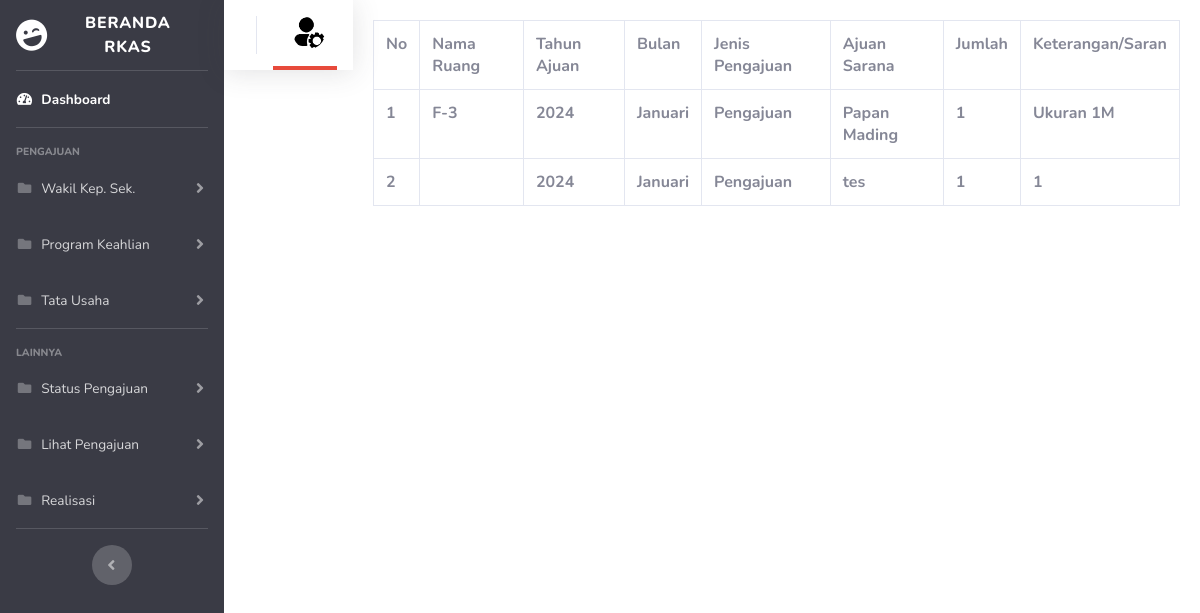
Screenshot of /rkas/saranaadmin.php with the database file from the repository.
### tables this page shows
CREATE TABLE `tb_sarana` (
  `id_sarana` int(11) NOT NULL,
  `sumber_dana` varchar(50) NOT NULL,
  `tahun_ajuan` int(4) NOT NULL,
  `bulan` varchar(50) NOT NULL,
  `nama_ruang` varchar(100) NOT NULL,
  `jenis_sarana` varchar(100) NOT NULL,
  `ajuan_sarana` varchar(100) NOT NULL,
  `jumlah` int(11) NOT NULL,
  `harga` int(11) NOT NULL,
  `subtotal` int(11) NOT NULL,
  `foto` varchar(50) NOT NULL,
  `keterangan_saran` varchar(50) NOT NULL,
  `status` varchar(50) NOT NULL
);

### rkas/saranaadmin.php (the view, shortened to what this page needs)
<?php
include "koneksi.php";
$id = $_GET['id'];
$sql = mysqli_query($conn, "SELECT * FROM tb_sarana");
?>
<head>
    <link href="vendor/fontawesome-free/css/all.min.css" rel="stylesheet" type="text/css">
    <link href="css/sb-admin-2.css" rel="stylesheet">
</head>
<body id="page-top">
        <div id="wrapper">
<ul class="navbar-nav bg-gray-900 sidebar sidebar-dark accordion" id="accordionSidebar">
    <a class="sidebar-brand d-flex align-items-center justify-content-center" href="admin.php?id=<?= $id ?>">
        <div class="sidebar-brand-icon rotate-n-15">
            <i class="fas fa-laugh-wink"></i>
        </div>
        <div class="sidebar-brand-text mx-3">Beranda RKAS </div>
    </a>
    <hr class="sidebar-divider my-0">
    <li class="nav-item active">
        <a class="nav-link" href="admin.php?id=<?= $id ?>">
            <i class="fas fa-fw fa-tachometer-alt"></i>
            <span>Dashboard</span></a>
    </li>
    <hr class="sidebar-divider">
    <div class="sidebar-heading">
        PENGAJUAN
    </div>
    <li class="nav-item">
        <a class="nav-link collapsed" href="#" data-toggle="collapse" data-target="#collapseTwo"
            aria-expanded="true" aria-controls="collapseTwo">
            <i class="fas fa-fw fa-folder"></i>
            <span>Wakil Kep. Sek.</span>
        </a>
    </li>
    <li class="nav-item">
        <a class="nav-link collapsed" href="#" data-toggle="collapse" data-target="#collapseUtilities"
            aria-expanded="true" aria-controls="collapseUtilities">
            <i class="fas fa-fw fa-folder"></i>
            <span>Program Keahlian</span>
        </a>
    </li>
    <li class="nav-item">
        <a class="nav-link collapsed" href="#" data-toggle="collapse" data-target="#TU"
            aria-expanded="true" aria-controls="collapseUtilities">
            <i class="fas fa-fw fa-folder"></i>
            <span>Tata Usaha</span>
        </a>
    </li>
    <hr class="sidebar-divider">
    <div class="sidebar-heading">
        Lainnya
    </div>
    <li class="nav-item">
        <a class="nav-link collapsed" href="#" data-toggle="collapse" data-target="#status"
            aria-expanded="true" aria-controls="collapsePages">
            <i class="fas fa-fw fa-folder"></i>
            <span>Status Pengajuan</span>
        </a>
    </li>
    <li class="nav-item">
        <a class="nav-link collapsed" href="#" data-toggle="collapse" data-target="#lihat"
            aria-expanded="true" aria-controls="collapsePages">
            <i class="fas fa-fw fa-folder"></i>
            <span>Lihat Pengajuan</span>
        </a>
    </li>
    <li class="nav-item">
                <a class="nav-link collapsed" href="#" data-toggle="collapse" data-target="#realisasi"
                    aria-expanded="true" aria-controls="collapsePages">
                    <i class="fas fa-fw fa-folder"></i>
                    <span>Realisasi</span>
                </a>
            </li>
    <hr class="sidebar-divider d-none d-md-block">
    <div class="text-center d-none d-md-inline">
        <button class="rounded-circle border-0" id="sidebarToggle"></button>
    </div>
</ul>
<nav class="navbar navbar-expand navbar-light bg-white topbar mb-4 static-top shadow">
            <ul class="navbar-nav ml-auto">
                <li class="nav-item dropdown no-arrow">
                    <a class="nav-link dropdown-toggle border-bottom-danger" href="#" id="userDropdown" role="button"
                        data-toggle="dropdown" aria-haspopup="true" aria-expanded="false">
                        <img class="img-profile rounded-circle "
                            src="img/opprofil.png">
                    </a>
                </li>
            </ul>
        </nav>
        <div class="card-body">
            <div class="table-responsive">
                <table class="table table-bordered" id="dataTable" width="100%" cellspacing="0">
                    <tr>
                        <th>No</th>
                        <th>Nama Ruang</th>
                        <th>Tahun Ajuan</th>
                        <th>Bulan</th>
                        <th>Jenis Pengajuan</th>
                        <th>Ajuan Sarana</th>
                        <th>Jumlah</th>
                        <th>Keterangan/Saran</th>
                    </tr>
                    <?php
                    $no = 0;
                    foreach ($sql as $row) :
                    ?>
                        <tr>
                            <th><?php $no += 1;
                                echo $no; ?></th>
                            <th><?= $row["nama_ruang"]; ?></th>
                            <th><?= $row["tahun_ajuan"]; ?></th>
                            <th><?= $row["bulan"]; ?></th>
                            <th><?= $row["jenis_sarana"]; ?></th>
                            <th><?= $row["ajuan_sarana"]; ?></th>
                            <th><?= $row["jumlah"]; ?></th>
                            <th><?= $row["keterangan_saran"]; ?></th>
                        </tr>
                    <?php
                    endforeach;
                    ?>
                </table>
            </div>
        </div>
                        </div>
</body>
</html>

### rows the page displays
tb_sarana: nama_ruang "F-3", tahun_ajuan "2024", bulan "Januari", jenis_sarana "Pengajuan", ajuan_sarana "Papan Mading", jumlah "1", keterangan_saran "Ukuran 1M"
tb_sarana: tahun_ajuan "2024", bulan "Januari", jenis_sarana "Pengajuan", ajuan_sarana "tes", jumlah "1", keterangan_saran "1"
